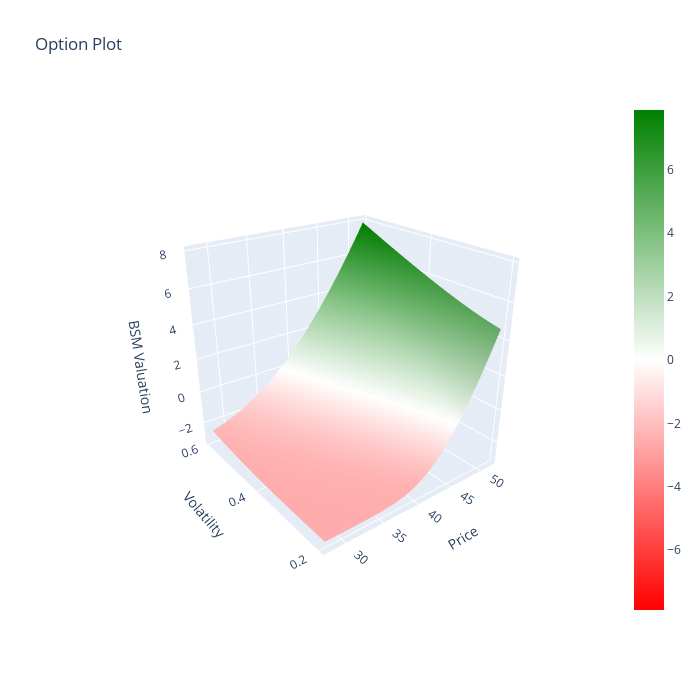

The notebook cell this image was saved under:
### Code cell
import plotly.graph_objects as go

fig = go.Figure(data=[go.Surface(x=shock_grid.prices(), y=shock_grid.volatilities(), z=valuations, cmid=0., colorscale=["red", "white", "green"])])
fig.update_layout(title="Option Plot", width=700, height=700)
fig.update_scenes(xaxis_title_text='Price', yaxis_title_text='Volatility', zaxis_title_text='BSM Valuation')
fig.show()

### Figure 1 — Plotly figure (JSON) as saved in the notebook; plotly's stock layout.template omitted (floating-point values rounded to 4 significant figures; data arrays with more than 128 entries replaced by an {"elided": "..."} marker saying what was removed)
{"data": [{"cmid": 0, "colorscale": [[0, "red"], [0.5, "white"], [1, "green"]], "type": "surface", "x": [28, 28.24, 28.48, 28.72, 28.96, 29.2, 29.44, 29.68, 29.92, 30.16, 30.4, 30.64, 30.88, 31.12, 31.36, 31.6, 31.84, 32.08, 32.32, 32.56, 32.8, 33.04, 33.28, 33.52, 33.76, 34, 34.24, 34.48, 34.72, 34.96, 35.2, 35.44, 35.68, 35.92, 36.16, 36.4, 36.64, 36.88, 37.12, 37.36, 37.6, 37.84, 38.08, 38.32, 38.56, 38.8, 39.04, 39.28, 39.52, 39.76, 40, 40.24, 40.48, 40.72, 40.96, 41.2, 41.44, 41.68, 41.92, 42.16, 42.4, 42.64, 42.88, 43.12, 43.36, 43.6, 43.84, 44.08, 44.32, 44.56, 44.8, 45.04, 45.28, 45.52, 45.76, 46, 46.24, 46.48, 46.72, 46.96, 47.2, 47.44, 47.68, 47.92, 48.16, 48.4, 48.64, 48.88, 49.12, 49.36, 49.6, 49.84, 50.08, 50.32, 50.56, 50.8, 51.04, 51.28, 51.52, 51.76], "y": [0.2, 0.204, 0.208, 0.212, 0.216, 0.22, 0.224, 0.228, 0.232, 0.236, 0.24, 0.244, 0.248, 0.252, 0.256, 0.26, 0.264, 0.268, 0.272, 0.276, 0.28, 0.284, 0.288, 0.292, 0.296, 0.3, 0.304, 0.308, 0.312, 0.316, 0.32, 0.324, 0.328, 0.332, 0.336, 0.34, 0.344, 0.348, 0.352, 0.356, 0.36, 0.364, 0.368, 0.372, 0.376, 0.38, 0.384, 0.388, 0.392, 0.396, 0.4, 0.404, 0.408, 0.412, 0.416, 0.42, 0.424, 0.428, 0.432, 0.436, 0.44, 0.444, 0.448, 0.452, 0.456, 0.46, 0.464, 0.468, 0.472, 0.476, 0.48, 0.484, 0.488, 0.492, 0.496, 0.5, 0.504, 0.508, 0.512, 0.516, 0.52, 0.524, 0.528, 0.532, 0.536, 0.54, 0.544, 0.548, 0.552, 0.556, 0.56, 0.564, 0.568, 0.572, 0.576, 0.58, 0.584, 0.588, 0.592, 0.596], "z": {"elided": "100x100 float values"}}], "layout": {"height": 700, "scene": {"aspectmode": "auto", "aspectratio": {"x": 1, "y": 1, "z": 1}, "camera": {"center": {"x": 0, "y": 0, "z": 0}, "eye": {"x": -1.57, "y": -2.028, "z": 1.221}, "projection": {"type": "perspective"}, "up": {"x": 0, "y": 0, "z": 1}}, "xaxis": {"title": {"text": "Price"}, "type": "linear"}, "yaxis": {"title": {"text": "Volatility"}, "type": "linear"}, "zaxis": {"title": {"text": "BSM Valuation"}, "type": "linear"}}, "title": {"text": "Option Plot"}, "width": 700}}
